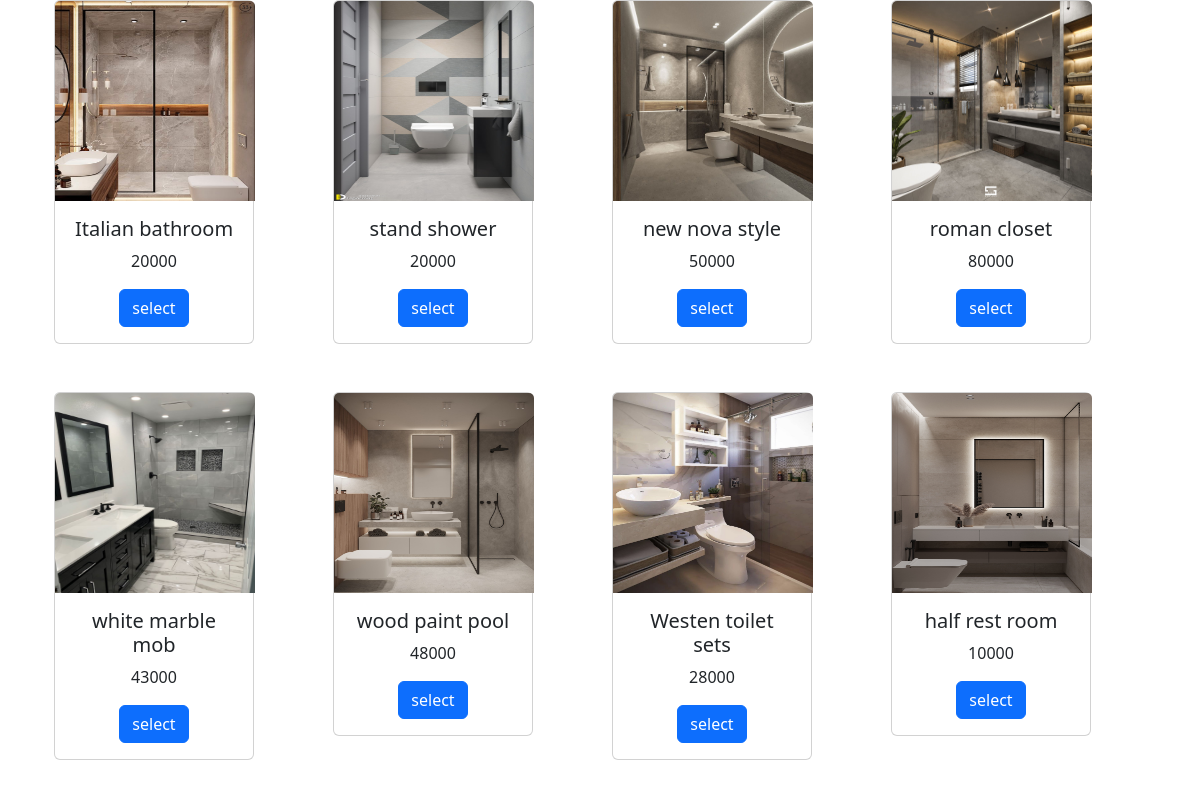
The app's page /website/ with its own data.
### app/models.py (models this page shows)
class bathroom(models.Model):
    name = models.CharField(max_length=20)
    price = models.IntegerField()
    days = models.IntegerField()
    image = models.ImageField(upload_to='imgbathroom/')

### app/views.py (the view)
# urls.py: path('website/', uploadedImgs, name='db_imgs'),
def uploadedImgs(request):
    image = bathroom.objects.all
    if image is not None:
        return render(request, 'selection.html', {'image': image})
    else:
        return HttpResponse("img not found")

### app/templates/selection.html (shortened to what this page needs)
<!DOCTYPE html>
<html lang="en">
<head>
    <link href="https://cdn.jsdelivr.net/npm/bootstrap@5.3.0-alpha3/dist/css/bootstrap.min.css" rel="stylesheet">
</head>
<body>
    <div class="container">
    <div class="container text-center">
  <div class="row">
      {% for i in image %}
    <div class="col pb-5 " >
        <form action="post">
          <div class="card" style="width: 200px; ">
      <img src="{{ MEDIA_URL }}{{i.image}}" class="card-img-top" alt="..." style="width: 200px; height: 200px;">
      <div class="card-body">
        <h5 class="card-title">{{i.name}}</h5>
        <p class="card-text">{{ i.price }}</p>
        <a href="#" class="btn btn-primary" type="submit" value="{{ i.ID }}">select</a>
      </div>
    </div>
    </div>
      {% endfor %}
  </div>
</div>
        </div>
</body>
</html>

### records on screen
bathroom: image (picture), name "Italian bathroom", price "20000"
bathroom: image (picture), name "stand shower", price "20000"
bathroom: image (picture), name "new nova style", price "50000"
bathroom: image (picture), name "roman closet", price "80000"
bathroom: image (picture), name "white marble mob", price "43000"
bathroom: image (picture), name "wood paint pool", price "48000"
bathroom: image (picture), name "Westen toilet sets", price "28000"
bathroom: image (picture), name "half rest room", price "10000"
